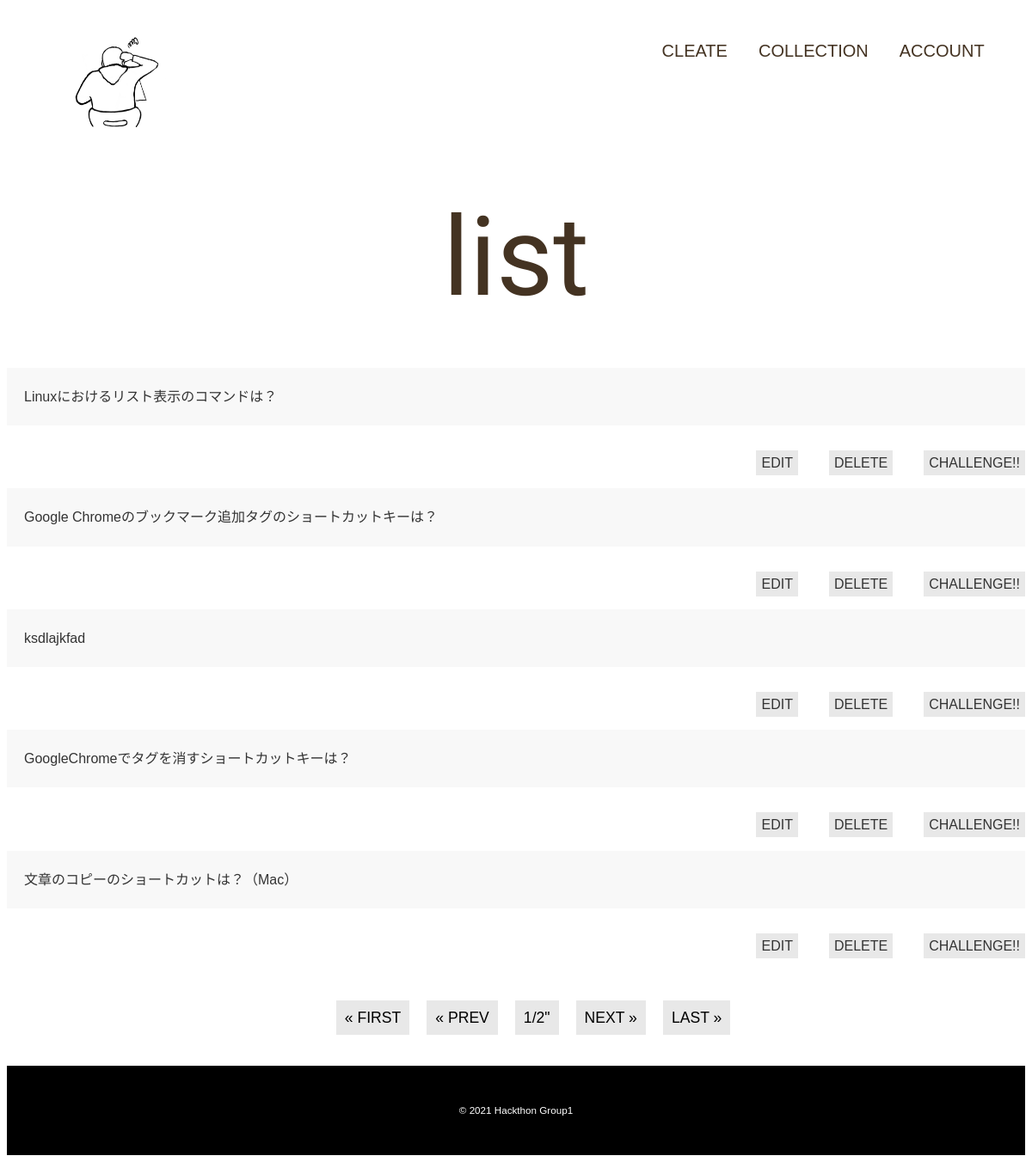
The app's page /posts/, older data.
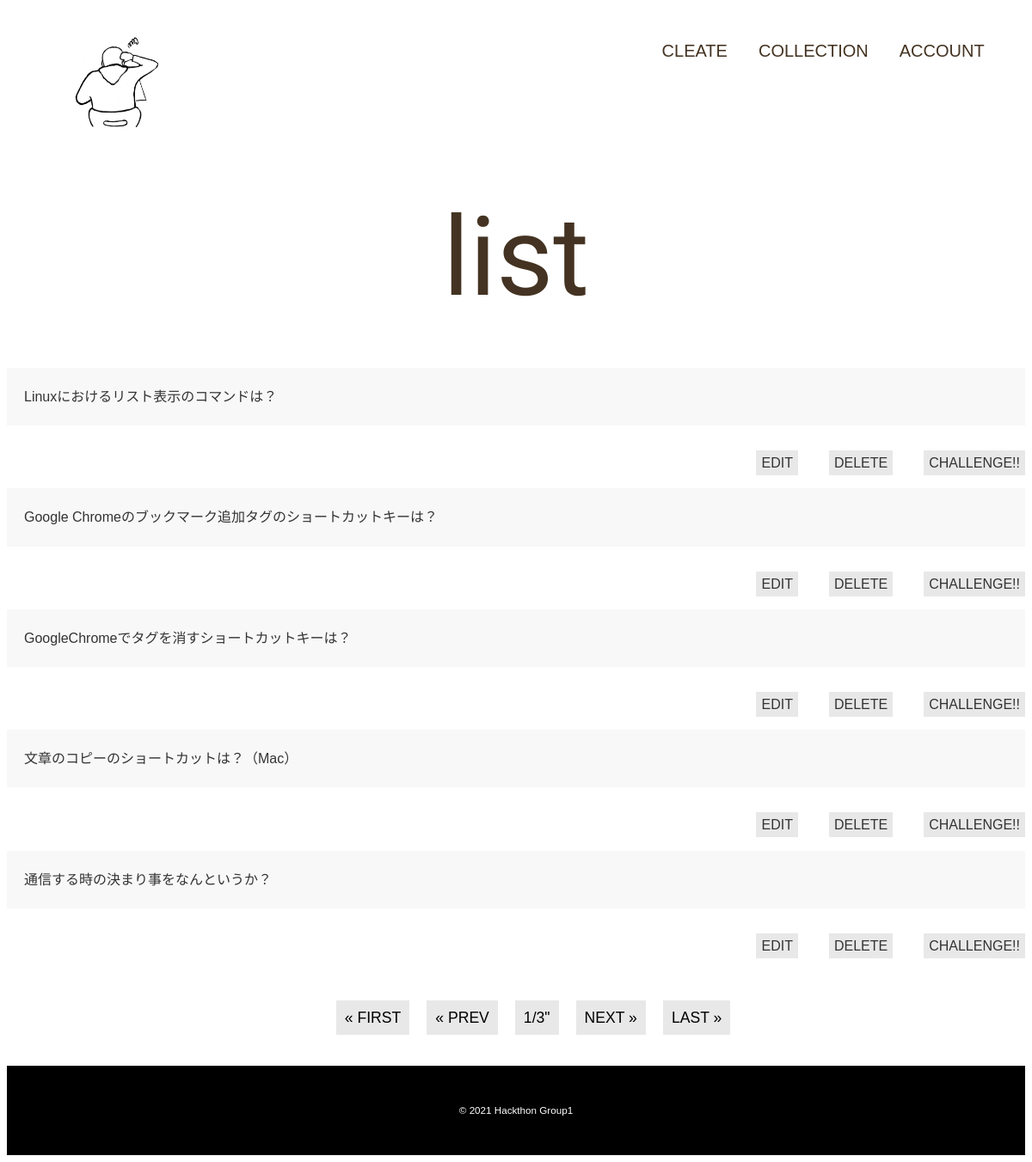
The same page, newer data.
### posts/models.py (models this page shows)
class Post(models.Model):
    day = models.DateField(verbose_name='日付', default=timezone.now)
    pulldown = models.CharField(verbose_name='ジャンル',choices=CHOICES,max_length=10)
    text = models.TextField(verbose_name='問題内容', max_length=100)
    answer = models.TextField(verbose_name='問題の答え', max_length=100)
    created_at = models.DateTimeField(verbose_name='通知日時', default=timezone.now)
    reference = models.URLField(verbose_name='参考URL', max_length=200, null=True, blank=True)
    def __str__(self):
        return self.text

### posts/views.py (the view)
# urls.py: path("", login_required(index_view), name="index"),
def index(request,num=1):
    data = Post.objects.all()
    page = Paginator(data, 5)
    params = {
        'data': page.get_page(num)
    }
    return render(request, 'posts/index.html', params)

### posts/templates/posts/index.html (shortened to what this page needs)
{% load static %}
<!DOCTYPE html>
<html lang="ja">
  <head>
    <link rel="stylesheet" href="https://unpkg.com/ress/dist/ress.min.css">
    <link rel="stylesheet" type="text/css" href="{% static 'posts/css/style.css' %}">
  </head>
<body>
   <header class="page-header wrapper">
      <h1><a href="{% url 'top:top' %}"><img class="gazo" src="{% static 'posts/images/IMG_0015.PNG' %}" alt="Remind me ホーム"></a></h1>
      <nav>
          <ul class="main-nav">
            <li><a href="{% url 'create' %}">Cleate</a></li>
            <li><a href="{% url '問題一覧ページ' %}">Collection</a></li>
            <li><a href="">Account</a></li>
          </ul>
      </nav>
    </header>
   <div class="set">list</div>
   {% for item in data %}
   <div class="container">
      <div class="item">{{item}}</div>
         <nav>
            <ul class="sub-nav">
               <li><a class="switch" href="{% url 'edit' item.id %}">Edit</a></li>
               <li><a class="switch" href="{% url 'delete' item.id %}">Delete</a></li>
               <li><a class="switch" href="{% url 'tyousen' item.id %}">Challenge!!</a></li>
            </ul>
         </nav>
   </div>
    {% endfor %}
  <ul class="pagination">
    {% if data.has_previous %}
    <li class="page_item">
        <a class="page-link" href="{% url '問題一覧ページ' %}">
           &laquo; first</a>
    </li>
    <li class="page-item">
        <a class="page-link" href="{% url '問題一覧ページ' %}{{data.previous_page_number}}">
           &laquo; prev</a>
    </li>
   {% else %}
   <li class="page-item">
      <a class="page-link">
        &laquo; first</a>
   </li>
   <li class="page-item">
      <a class="page-link">
        &laquo; prev</a>
   </li>
   {% endif %}
   <li class="page-item">
        <a class="page-link">
          {{data.number}}/{{data.paginator.num_pages}}"</a>
   </li>
   {% if data.has_next %}
   <li class="page-item">
        <a class="page-link" href="{% url '問題一覧ページ' %}{{data.next_page_number }}">
           next &raquo;</a>
   </li>
   <li class="page-item">
        <a class="page-link" href="{% url '問題一覧ページ' %}{{data.paginator.num_pages }}">
           last &raquo;</a>
   </li>
   {% endif %}
 </ul>
 <footer>
   <div class="wrapper">
     <p><small>&copy; 2021 Hackthon Group1</small></p>
   </div>
 </footer>
</body>
</html>

Row changes from the older to the newer data that the page shows:
removed Post: text "ksdlajkfad"
now on this page (row unchanged): Post: text "通信する時の決まり事をなんというか？"
Text that changed along with them:
{{ data.paginator.num_pages }}: "2" → "3"
